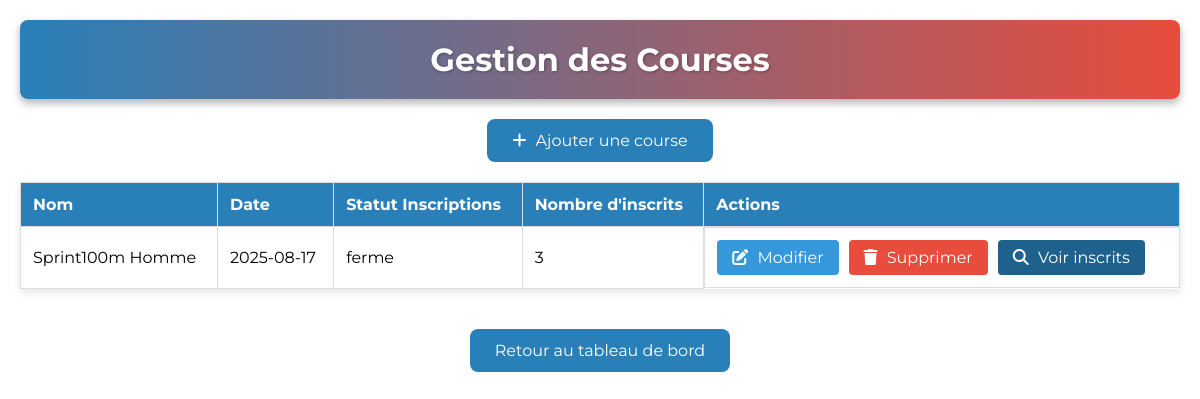
/sprint_meetNV/admin/courses.php (signed in), run on the app's committed database.
### tables this page shows
CREATE TABLE courses (
  id int NOT NULL,
  nom varchar(100) NOT NULL,
  course_type enum('Sprint100m','Sprint200m','Sprint400m','Haies100m','Haies110m','Haies400m','Relais4x100m','Relais4x400m','Autre') NOT NULL,
  round_type enum('Series','DemiFinale','Finale') NOT NULL,
  date_course date NOT NULL,
  statut_inscription enum('ouvert','ferme') DEFAULT 'ouvert'
);

### sprint_meetNV/admin/courses.php (the view, shortened to what this page needs)
<?php
require_once '../includes/db_connect.php';
$sql = "SELECT * FROM courses ORDER BY date_course DESC";
$result = mysqli_query($conn, $sql);
$courses = mysqli_fetch_all($result, MYSQLI_ASSOC);
?>
<!DOCTYPE html>
<html lang="fr">
<head>
    <link rel="stylesheet" href="https://cdnjs.cloudflare.com/ajax/libs/font-awesome/6.4.0/css/all.min.css">
</head>
<body>
    <header>
        <h1>Gestion des Courses</h1>
    </header>
    <div class="add-course">
        <a href="add_course.php" class="btn-add"><i class="fas fa-plus"></i> Ajouter une course</a>
    </div>
    <table class="course-table">
        <thead>
            <tr>
                <th>Nom</th>
                <th>Date</th>
                <th>Statut Inscriptions</th>
                <th>Nombre d'inscrits</th>
                <th>Actions</th>
            </tr>
        </thead>
        <tbody>
            <?php foreach ($courses as $course):
                $sql_count = "SELECT COUNT(*) FROM inscriptions WHERE course_id = " . $course['id'];
                $count_result = mysqli_query($conn, $sql_count);
                $count = mysqli_fetch_row($count_result)[0];
            ?>
                <tr>
                    <td><?php echo htmlspecialchars($course['nom']); ?></td>
                    <td><?php echo htmlspecialchars($course['date_course']); ?></td>
                    <td><?php echo htmlspecialchars($course['statut_inscription']); ?></td>
                    <td><?php echo $count; ?></td>
                    <td class="action-buttons">
                        <a href="modifier_course.php?id=<?php echo $course['id']; ?>" class="btn btn-edit"><i class="fas fa-edit"></i> Modifier</a>
                        <a href="supprimer_course.php?id=<?php echo $course['id']; ?>" class="btn btn-delete" onclick="return confirm('Êtes-vous sûr de vouloir supprimer cette course ?')"><i class="fas fa-trash"></i> Supprimer</a>
                        <a href="inscrits_course.php?id=<?php echo $course['id']; ?>" class="btn btn-view"><i class="fas fa-search"></i> Voir inscrits</a>
                    </td>
                </tr>
            <?php endforeach; ?>
        </tbody>
    </table>
    <a href="dashboard_admin.php" class="retour">Retour au tableau de bord</a>
</body>
</html>

### sprint_meetNV/admin/courses.php (style rules this page uses)
:root { --primary-blue: #2980b9; --secondary-red: #e74c3c; --white: #fff; --black: #000; }
* { margin: 0; padding: 0; box-sizing: border-box; }
body { font-family: 'Montserrat', sans-serif; background: var(--white); color: var(--black); text-align: center; min-height: 100vh; overflow-x: hidden; padding: 20px; }
header { display: flex; align-items: center; justify-content: center; background: linear-gradient(90deg, var(--primary-blue), var(--secondary-red)); padding: 20px; border-radius: 8px; margin-bottom: 20px; box-shadow: 0 4px 8px rgba(0,0,0,0.3); color: var(--white); }
h1 { font-size: 2rem; text-shadow: 1px 1px 3px rgba(0,0,0,0.3); }
.add-course { margin: 20px 0; }
.btn-add { padding: 12px 25px; border-radius: 8px; cursor: pointer; color: var(--white); text-decoration: none; background-color: var(--primary-blue); transition: background-color 0.3s ease, transform 0.3s ease; text-align: center; display: inline-block; }
.btn-add i { margin-right: 5px; }
.course-table { width: 100%; border-collapse: collapse; margin: 20px 0; box-shadow: 0 4px 8px rgba(0,0,0,0.1); }
.course-table th, .course-table td { padding: 12px; text-align: left; border: 1px solid #ddd; }
.course-table th { background-color: var(--primary-blue); color: var(--white); }
.action-buttons { display: flex; gap: 10px; }
.btn { padding: 8px 15px; min-width: 120px; border-radius: 4px; cursor: pointer; color: var(--white); text-decoration: none; transition: background-color 0.3s ease, transform 0.3s ease; text-align: center; }
.btn i { margin-right: 5px; }
.btn-edit { background-color: #3498db; }
.btn-delete { background-color: var(--secondary-red); }
.btn-view { background-color: #1f618d; }
.retour { display: inline-block; padding: 12px 25px; background: var(--primary-blue); color: var(--white); text-decoration: none; border-radius: 8px; margin-top: 20px; transition: background-color 0.3s ease, transform 0.3s ease; }

### data on the page
courses: nom "Sprint100m Homme", date_course "2025-08-17", statut_inscription "ferme", count "3"
